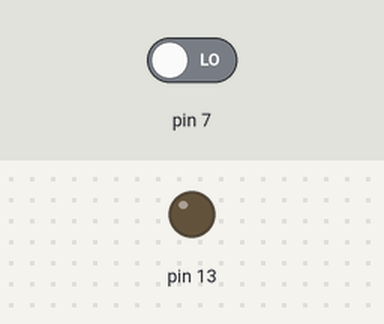
Bench run of a sketch on a simulated Arduino Uno, built with avr-gcc and run on an emulated ATmega328P. Shown: output pins drawn as LEDs (lit = HIGH). Inputs (shaded band) come from the test bench; at power-on: pin 7 LOW.

Above: at 2.8 s.
2.9 s: pin 7 driven HIGH
At 4.2 s:
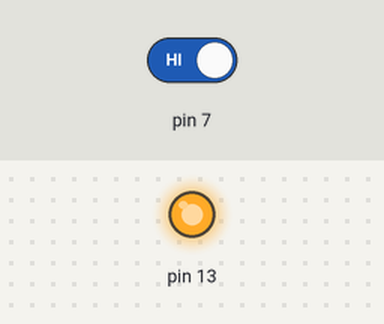
4.5 s: pin 7 driven LOW
At 5.9 s:
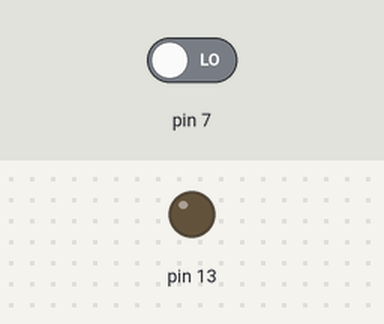
Timing chart, 0 to 7.5 s (numbered marks = the images above; inputs shaded):
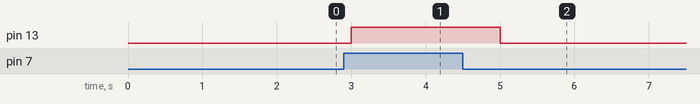

The sketch:

S-arduino-2.ino
```cpp
int buttonState = 0;

void setup()
{
	pinMode(7, INPUT);
	pinMode(13, OUTPUT);
}

void loop()
{
	buttonState = digitalRead(7);

	if (buttonState == HIGH){
		digitalWrite(13, HIGH);
	}  else {
		digitalWrite(13, LOW);
	}
	delay(1000);
}
```

Measured:
- after the input at 2.9 s, pin 13: LOW → HIGH after 0.10 s
- after the input at 4.5 s, pin 13: HIGH → LOW after 0.50 s
